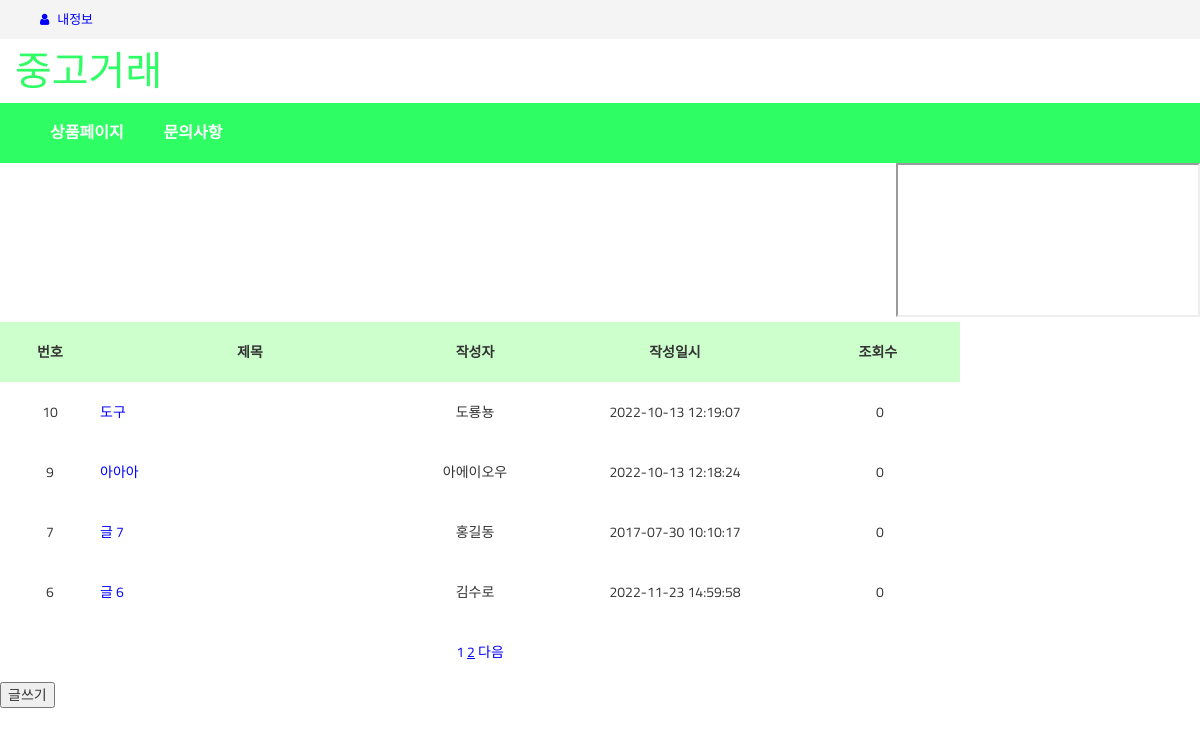
/board_list.php?page=2, run on the app's committed database.
### tables this page shows
CREATE TABLE IF NOT EXISTS `board` (
  `num` int(11) NOT NULL AUTO_INCREMENT,
  `writer` varchar(20) DEFAULT NULL,
  `title` varchar(60) DEFAULT NULL,
  `content` text DEFAULT NULL,
  `regtime` varchar(20) DEFAULT NULL,
  `hits` int(11) DEFAULT NULL,
  PRIMARY KEY (`num`)
);

### board_list.php (the view, shortened to what this page needs)
<?php
include "main.php";
?>
<!doctype html>
 <html>
 <head>
 </head>
<body>
 <table>
     <div class="centeringContainer">
        <span class="centered">
                 <tr>
                     <th class="num"    >번호    </th>
                     <th class="title"  >제목    </th>
                     <th class="writer" >작성자  </th>
                     <th class="regtime">작성일시</th>
                     <th>&nbsp&nbsp&nbsp&nbsp&nbsp&nbsp&nbsp&nbsp&nbsp&nbsp&nbsp&nbsp&nbsp&nbsp&nbsp&nbsp&nbsp&nbsp&nbsp조회수</th>
                 </tr>
             </span>
         </div>
     <?php
         $listSize = 4;
         $page = $_REQUEST["page"] ?? 1;
     	 $start = ($page - 1) * $listSize;
         require("db_connect.php");
     	$query = $db->query("select * from board order by num desc limit $start, $listSize");
     	while ($row = $query->fetch()) {
     ?>
          <tr>
              <td><?=$row["num"]?></td>
              <td style="text-align:left;"><a href="board_view.php?num=<?=$row["num"]?>&page=<?=$page?>"><?=$row["title"]?></a></td>
              <td><?=$row["writer"]?></td>
              <td><?=$row["regtime"]?></td>
              <td><?=$row["hits"]?></td>
          </tr>
     <?php
         }
     ?>
 <table>
 <br>
 <div style="width:960px; text-align:center;" >
 <?php
    $paginationSize = 2;
    $firstLink = floor(($page - 1) / $paginationSize) * $paginationSize + 1;
	$lastLink = $firstLink + $paginationSize - 1;
	$query = $db->query("select count(*) from board");
	$row = $query->fetch();
	$numRecords = $row[0];
	$numPages = ceil($numRecords / $listSize);
	for ($i = $firstLink; $i <= $lastLink; $i++) {
	    if ($i == $page) {
			echo"<a href=\"board_list.php?page=$i\"><u>$i</u></a> ";
		} else {
		    echo "<a href=\"board_list.php?page=$i\">$i</a> ";
		}
	}
	if ($lastLink < $numPages) {
		$link = $lastLink + 1;
		echo "<a href=\"board_list.php?page=$link\">다음</a> ";
    }
?>
 </div>
 <br>
 <input type="button" value="글쓰기" onclick="location.href='board_write.php'">
 </body>
 </html>

### css/style.css (style rules this page uses)
body { font-family: 'Titillium Web', sans-serif; }
a { color: #e6b965 }

### board_list.php (style rules this page uses)
table { width:960px;height:300px; text-align:center; }
th { background-color:#CCFFCC; }
.num { width:100px; text-align:center; }
.title { width:300px; text-align:center; }
.writer { width:150px; text-align:center; }
.regtime { width:250px; text-align:center; }
a { text-decoration:none; }
a:link { color:blue; }
.centeringContainer { text-align: center; }
.centered { display: table; margin: auto; display: inline-block; }

### data on the page
board: num "10", title "도구", writer "도룡뇽", regtime "2022-10-13 12:19:07", hits "0"
board: num "9", title "아아아", writer "아에이오우", regtime "2022-10-13 12:18:24", hits "0"
board: num "7", title "글 7", writer "홍길동", regtime "2017-07-30 10:10:17", hits "0"
board: num "6", title "글 6", writer "김수로", regtime "2022-11-23 14:59:58", hits "0"
